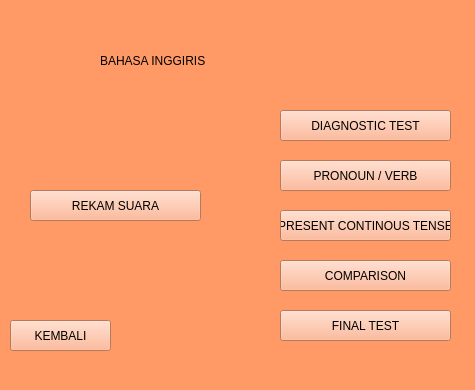
<?xml version="1.0" encoding="UTF-8"?>
<ui version="4.0">
 <class>MainWindow</class>
 <widget class="QMainWindow" name="MainWindow">
  <property name="geometry">
   <rect>
    <x>0</x>
    <y>0</y>
    <width>475</width>
    <height>390</height>
   </rect>
  </property>
  <property name="windowTitle">
   <string>MainWindow</string>
  </property>
  <property name="styleSheet">
   <string notr="true">background-color:rgb(255, 153, 102)
</string>
  </property>
  <widget class="QWidget" name="centralwidget">
   <widget class="QPushButton" name="verb_btn">
    <property name="geometry">
     <rect>
      <x>280</x>
      <y>160</y>
      <width>171</width>
      <height>31</height>
     </rect>
    </property>
    <property name="autoFillBackground">
     <bool>false</bool>
    </property>
    <property name="styleSheet">
     <string notr="true">font: 10pt &quot;Arial Rounded MT Bold&quot;;
background-color: rgb(255,170,128)</string>
    </property>
    <property name="text">
     <string>PRONOUN / VERB</string>
    </property>
   </widget>
   <widget class="QPushButton" name="exitBtn">
    <property name="geometry">
     <rect>
      <x>10</x>
      <y>320</y>
      <width>101</width>
      <height>31</height>
     </rect>
    </property>
    <property name="autoFillBackground">
     <bool>false</bool>
    </property>
    <property name="styleSheet">
     <string notr="true">font: 10pt &quot;Arial Rounded MT Bold&quot;;
background-color: rgb(255,170,128)</string>
    </property>
    <property name="text">
     <string>KEMBALI</string>
    </property>
    <property name="icon">
     <iconset>
      <normaloff>../../../lenovo/Downloads/log-out.svg</normaloff>../../../lenovo/Downloads/log-out.svg</iconset>
    </property>
   </widget>
   <widget class="QPushButton" name="pct_btn">
    <property name="geometry">
     <rect>
      <x>280</x>
      <y>210</y>
      <width>171</width>
      <height>31</height>
     </rect>
    </property>
    <property name="autoFillBackground">
     <bool>false</bool>
    </property>
    <property name="styleSheet">
     <string notr="true">font: 10pt &quot;Arial Rounded MT Bold&quot;;
background-color: rgb(255,170,128)</string>
    </property>
    <property name="text">
     <string>PRESENT CONTINOUS TENSE</string>
    </property>
   </widget>
   <widget class="QPushButton" name="record_btn">
    <property name="geometry">
     <rect>
      <x>30</x>
      <y>190</y>
      <width>171</width>
      <height>31</height>
     </rect>
    </property>
    <property name="autoFillBackground">
     <bool>false</bool>
    </property>
    <property name="styleSheet">
     <string notr="true">font: 10pt &quot;Arial Rounded MT Bold&quot;;
background-color: rgb(255,170,128)</string>
    </property>
    <property name="text">
     <string>REKAM SUARA</string>
    </property>
    <property name="icon">
     <iconset>
      <normaloff>../../../lenovo/Downloads/mic.svg</normaloff>../../../lenovo/Downloads/mic.svg</iconset>
    </property>
   </widget>
   <widget class="QLabel" name="label">
    <property name="geometry">
     <rect>
      <x>100</x>
      <y>40</y>
      <width>261</width>
      <height>41</height>
     </rect>
    </property>
    <property name="styleSheet">
     <string notr="true">font: 57 24pt &quot;Dubai Medium&quot;;
color: rgb(0, 0, 0);</string>
    </property>
    <property name="text">
     <string>BAHASA INGGIRIS</string>
    </property>
   </widget>
   <widget class="QPushButton" name="diagnostic_test_btn">
    <property name="geometry">
     <rect>
      <x>280</x>
      <y>110</y>
      <width>171</width>
      <height>31</height>
     </rect>
    </property>
    <property name="autoFillBackground">
     <bool>false</bool>
    </property>
    <property name="styleSheet">
     <string notr="true">font: 10pt &quot;Arial Rounded MT Bold&quot;;
background-color: rgb(255,170,128)</string>
    </property>
    <property name="text">
     <string>DIAGNOSTIC TEST</string>
    </property>
   </widget>
   <widget class="QPushButton" name="final_test_btn">
    <property name="geometry">
     <rect>
      <x>280</x>
      <y>310</y>
      <width>171</width>
      <height>31</height>
     </rect>
    </property>
    <property name="autoFillBackground">
     <bool>false</bool>
    </property>
    <property name="styleSheet">
     <string notr="true">font: 10pt &quot;Arial Rounded MT Bold&quot;;
background-color: rgb(255,170,128)</string>
    </property>
    <property name="text">
     <string>FINAL TEST</string>
    </property>
   </widget>
   <widget class="QPushButton" name="comparison_btn">
    <property name="geometry">
     <rect>
      <x>280</x>
      <y>260</y>
      <width>171</width>
      <height>31</height>
     </rect>
    </property>
    <property name="autoFillBackground">
     <bool>false</bool>
    </property>
    <property name="styleSheet">
     <string notr="true">font: 10pt &quot;Arial Rounded MT Bold&quot;;
background-color: rgb(255,170,128)</string>
    </property>
    <property name="text">
     <string>COMPARISON</string>
    </property>
   </widget>
  </widget>
  <widget class="QStatusBar" name="statusbar"/>
 </widget>
 <resources/>
 <connections/>
</ui>
